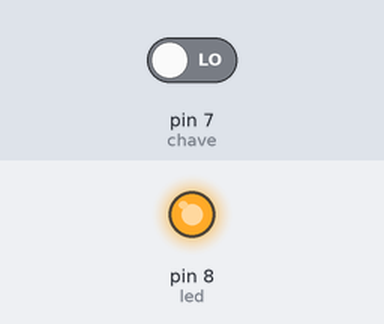
A sketch run on a simulated Arduino Uno, built with avr-gcc and run on an emulated ATmega328P. Shown: output pins drawn as LEDs (lit = HIGH). Inputs (shaded band) come from the test bench; at power-on: pin 7 (chave) LOW.

Above: at 1.2 s.
1.3 s: pin 7 (chave) driven HIGH
At 2.5 s:
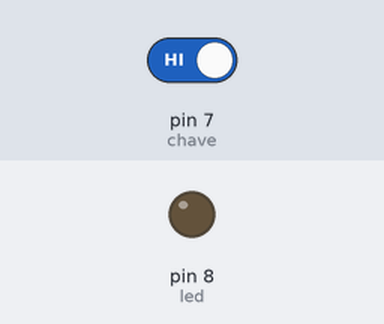
2.8 s: pin 7 (chave) driven LOW
At 3.6 s:
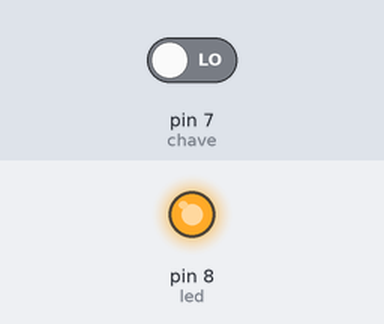
Timing chart, 0 to 5.8 s (numbered marks = the images above; inputs shaded):
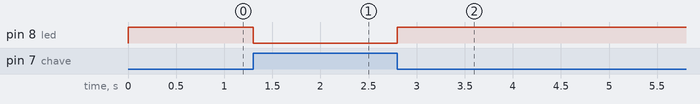

The sketch:

chaves.ino
```cpp
int chave = 7;
int led = 8;
int nivelChave;

void setup() {
  // put your setup code here, to run once:
  pinMode(chave, INPUT);
  pinMode(led, OUTPUT);
}

void loop() {
  nivelChave = digitalRead(chave);

  if (nivelChave == HIGH) {
    digitalWrite(led, LOW);
  } else {
    digitalWrite(led, HIGH);
  }
}
```

Measured:
- after the input at 1.3 s, pin 8 (led): HIGH → LOW at once
- after the input at 2.8 s, pin 8 (led): LOW → HIGH at once
